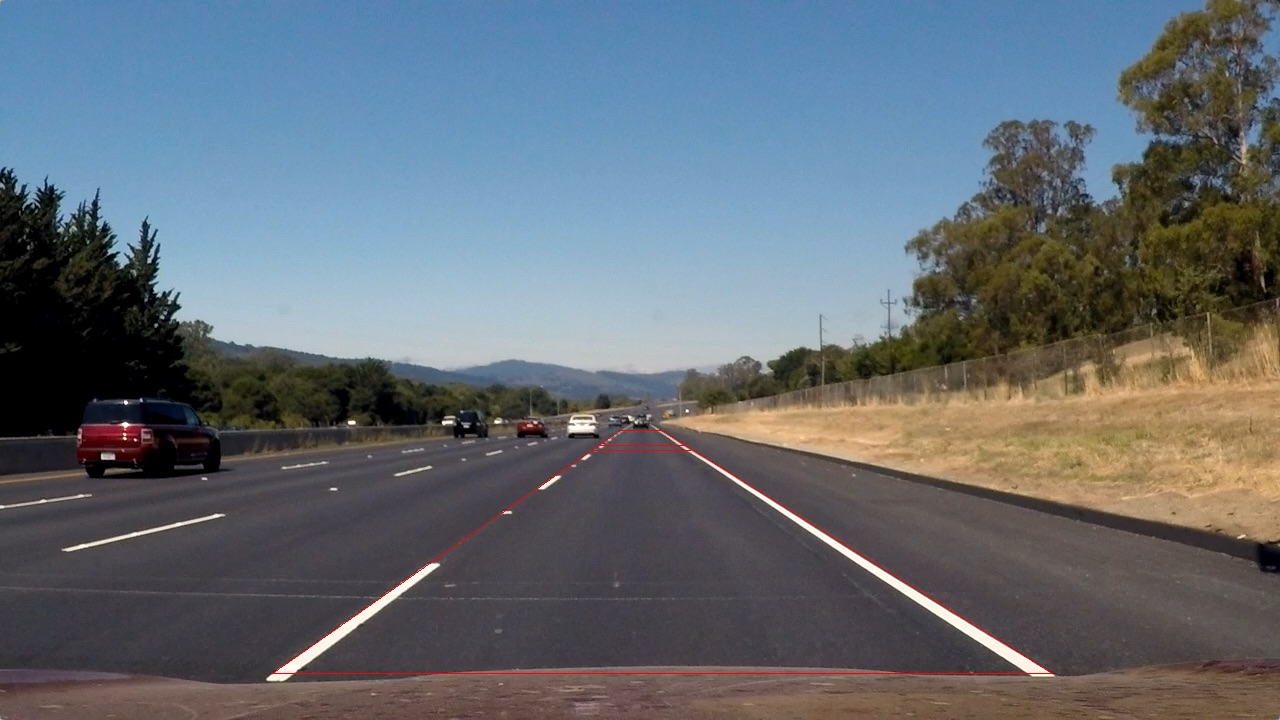
#> input picture test_images/straight_lines2_src.jpg, 1280 x 720 px
$ python -i lane_detection.py   (imports and definitions only)   (older library calls are emulated)
#> lines starting #> are read from the running program, lines starting #| are printed output that depends on the picture
# lane detection pipeline video
import numpy as np
import cv2
import matplotlib.pyplot as plt
import matplotlib.image as mpimg
import pickle
# convert float image to uint8 image
from skimage import img_as_ubyte
from pp_transform import corners_unwarp


# [5 lines left out: function evalPoly, not called in this run]

def thresholdIMG(img, sx_thresh=(40, 255), l_thresh = (220, 255), b_thresh = (155,255)):
    """
    Thresholding original image with 3 different criteria
    """
#> called with sx_thresh = (40, 255), l_thresh = (220, 255), b_thresh = (155, 255)
    # Convert to HLS color space and use the L channel
    hls = cv2.cvtColor(img, cv2.COLOR_RGB2HLS).astype(np.float)
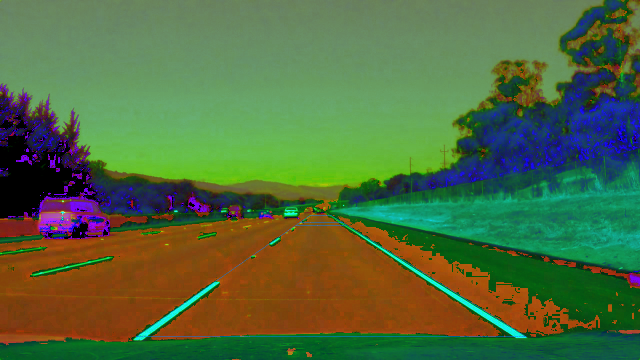
#> hls: shape (720, 1280, 3) float64 (shown at 1/2 size); mean R, G, B 81.5, 107, 62.6
    l_channel = hls[:,:,1]
    l_binary = np.zeros_like(l_channel)
    l_binary[(l_channel>=l_thresh[0])&(l_channel<=l_thresh[1])] = 1
    # calculate gradient in x direction
    sobelx = cv2.Sobel(l_channel, cv2.CV_64F, 1, 0)
    abs_sobelx = np.absolute(sobelx)
    scaled_sobel = np.uint8(255*abs_sobelx/np.max(abs_sobelx))
    sxbinary = np.zeros_like(scaled_sobel)
    sxbinary[(scaled_sobel >= sx_thresh[0]) & (scaled_sobel <= sx_thresh[1])] = 1
    # Convert to LAB color space, and use the B channel
    lab = cv2.cvtColor(img, cv2.COLOR_RGB2LAB).astype(np.float)
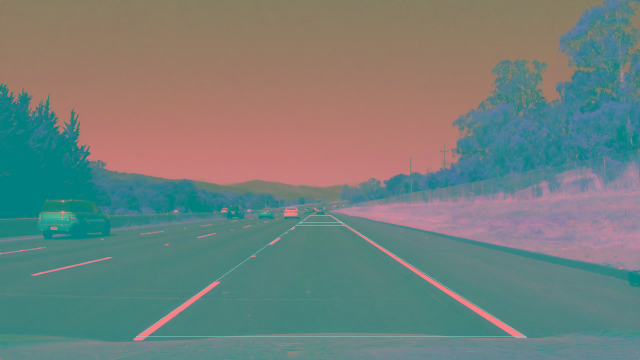
#> lab: shape (720, 1280, 3) float64 (shown at 1/2 size); mean R, G, B 113.9, 128.4, 123.8
    b_channel = lab[:,:,2]
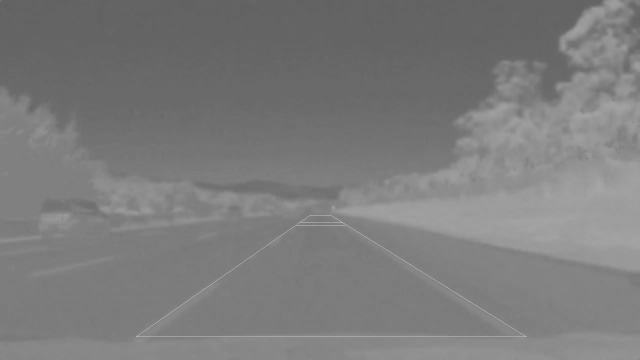
#> b_channel: shape (720, 1280) float64 (shown at 1/2 size); min 96, max 195, mean 123.8
    b_binary = np.zeros_like(b_channel)
    b_binary[(b_channel>=b_thresh[0])&(b_channel<=b_thresh[1])] = 1
    # combine detection binaries
    img_out = np.dstack(( sxbinary, l_binary, b_binary))
    return img_out


# [132 lines left out: functions findLanes, visualLane, not called in this run]


# [46 lines not run here, left out]

>>> import cv2
>>> picture = cv2.cvtColor(cv2.imread('test_images/straight_lines2_src.jpg'), cv2.COLOR_BGR2RGB)
>>> result = thresholdIMG(picture)
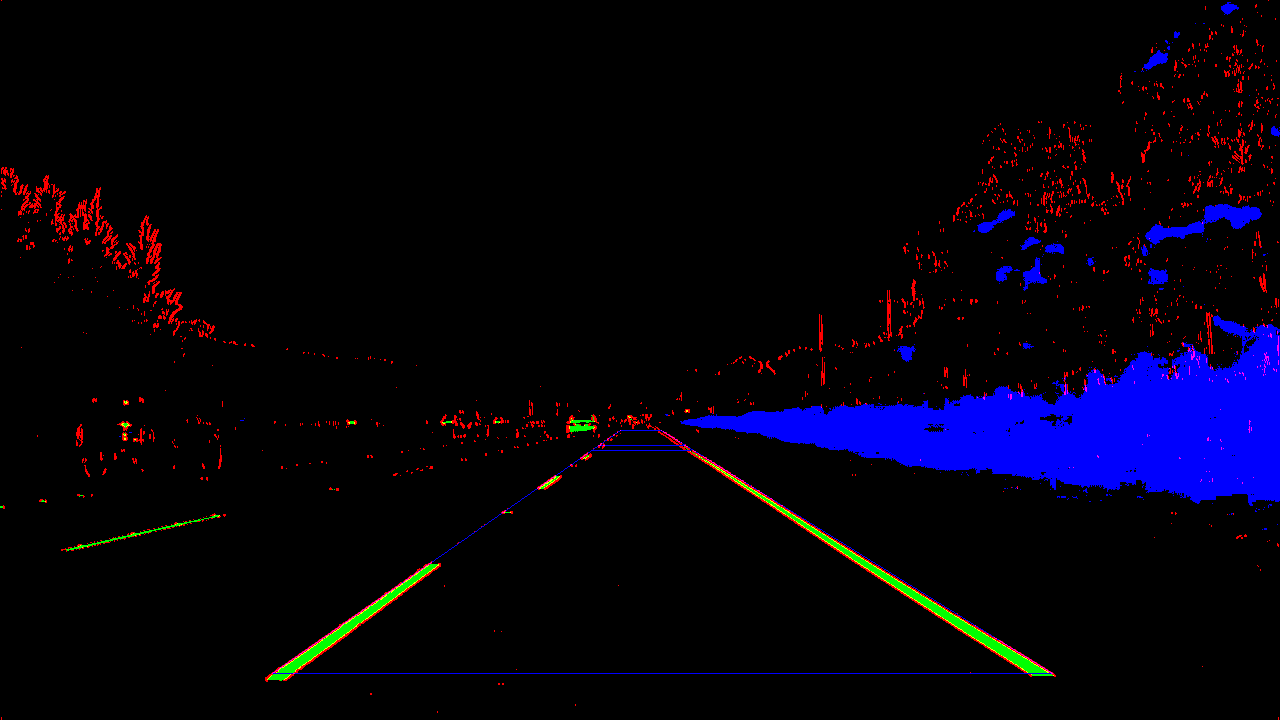
#> result: shape (720, 1280, 3) float64; mean R, G, B 0.0157, 0.00562, 0.0576

$ run again, on test_images/p3.png
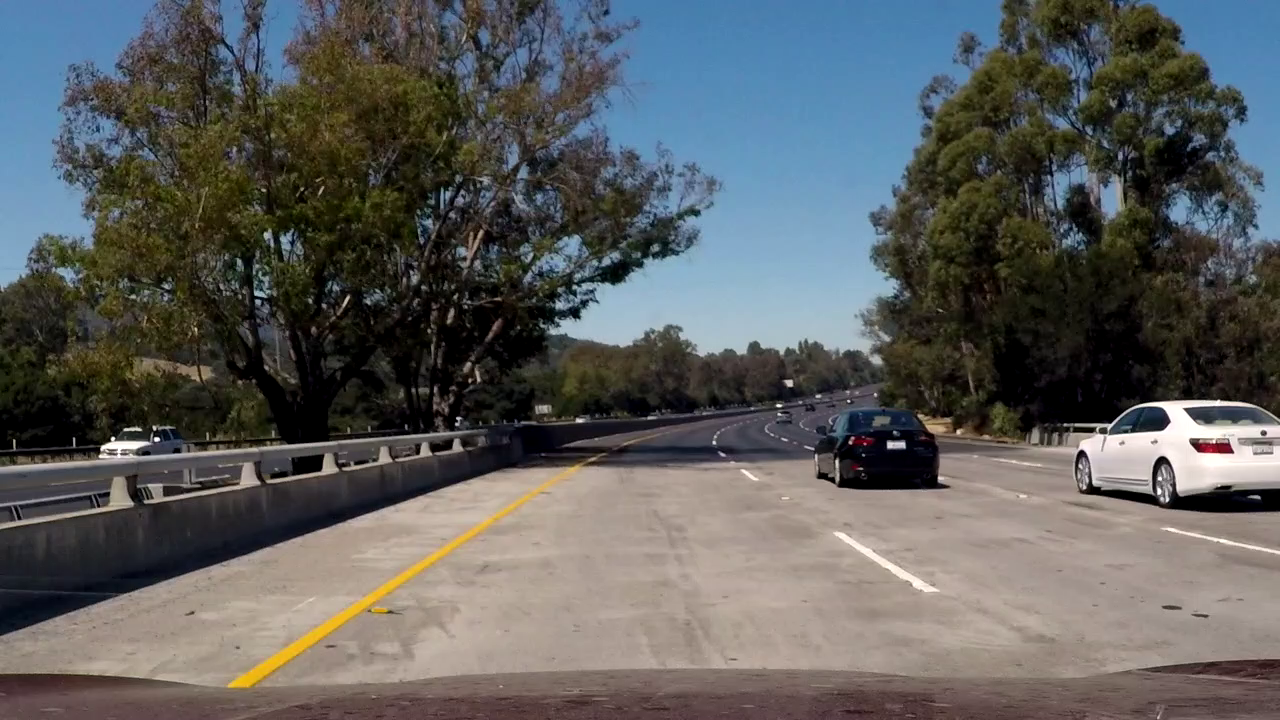
#> input picture test_images/p3.png, 1280 x 720 px
#> in thresholdIMG, `b_channel = lab[:,:,2]`:
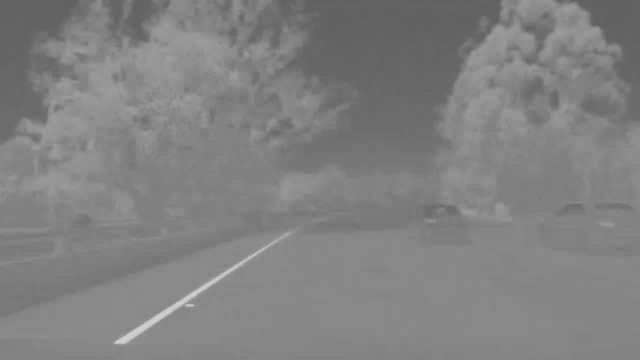
#> b_channel: shape (720, 1280) float64 (shown at 1/2 size); min 93, max 209, mean 128.6
#> `result = thresholdIMG(picture)`:
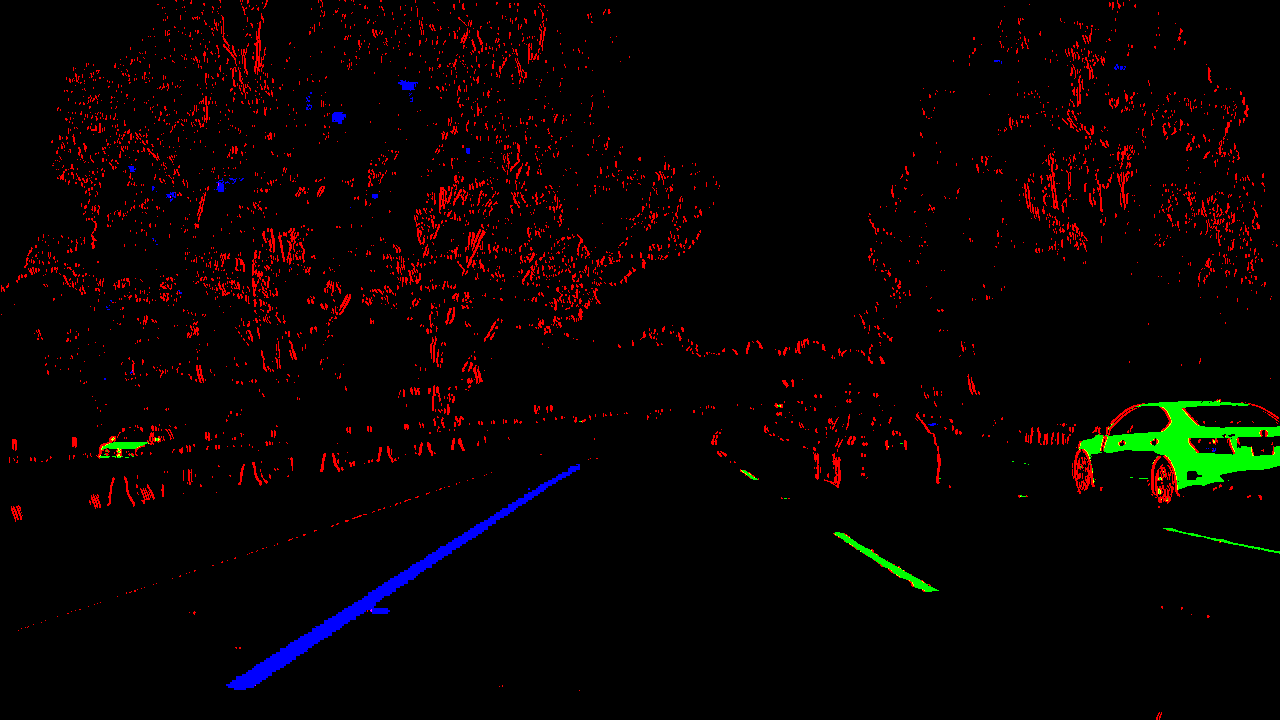
#> result: shape (720, 1280, 3) float64; mean R, G, B 0.0307, 0.0086, 0.0058

$ run again, on test_images/straight_lines1_src.jpg
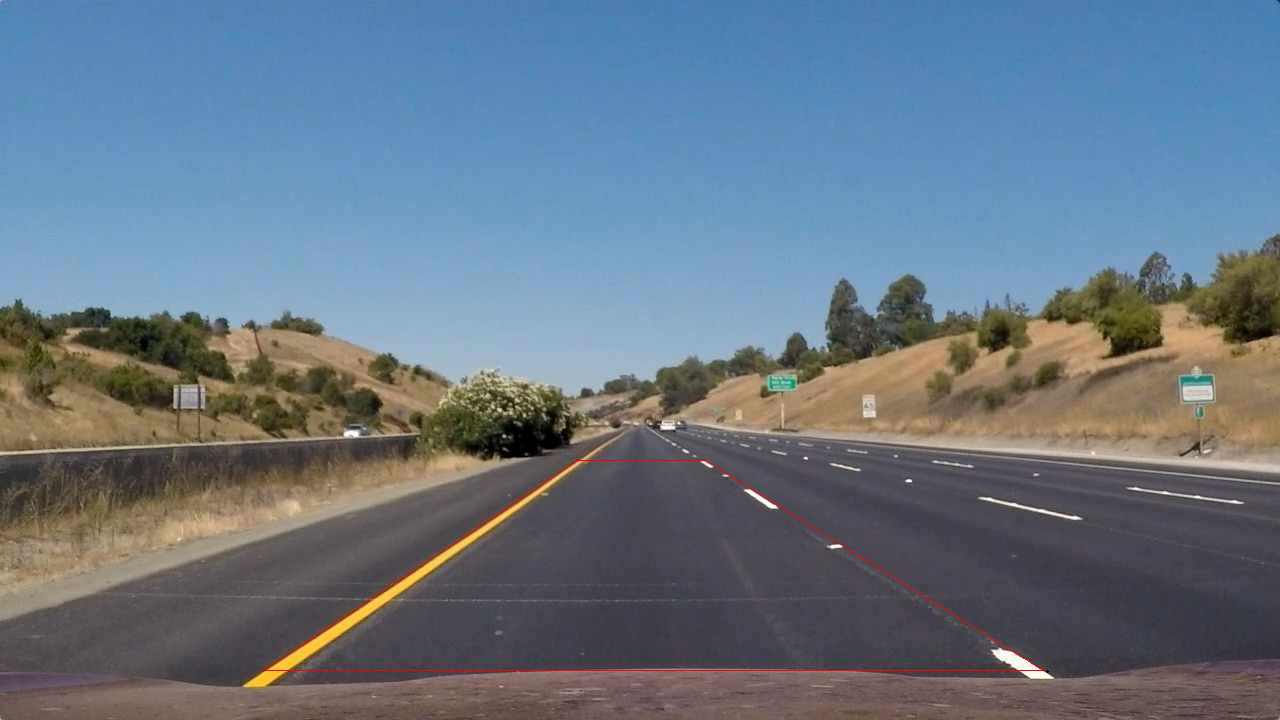
#> input picture test_images/straight_lines1_src.jpg, 1280 x 720 px
#> in thresholdIMG, `b_channel = lab[:,:,2]`:
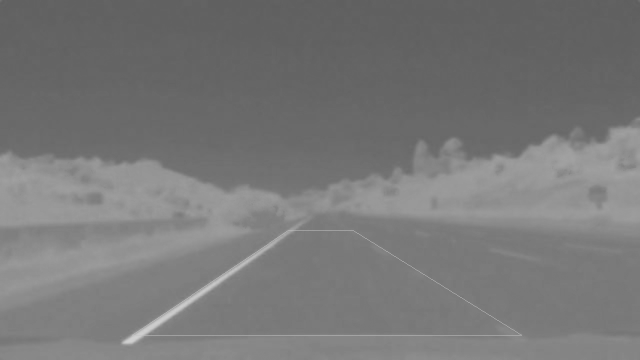
#> b_channel: shape (720, 1280) float64 (shown at 1/2 size); min 93, max 209, mean 119.9
#> `result = thresholdIMG(picture)`:
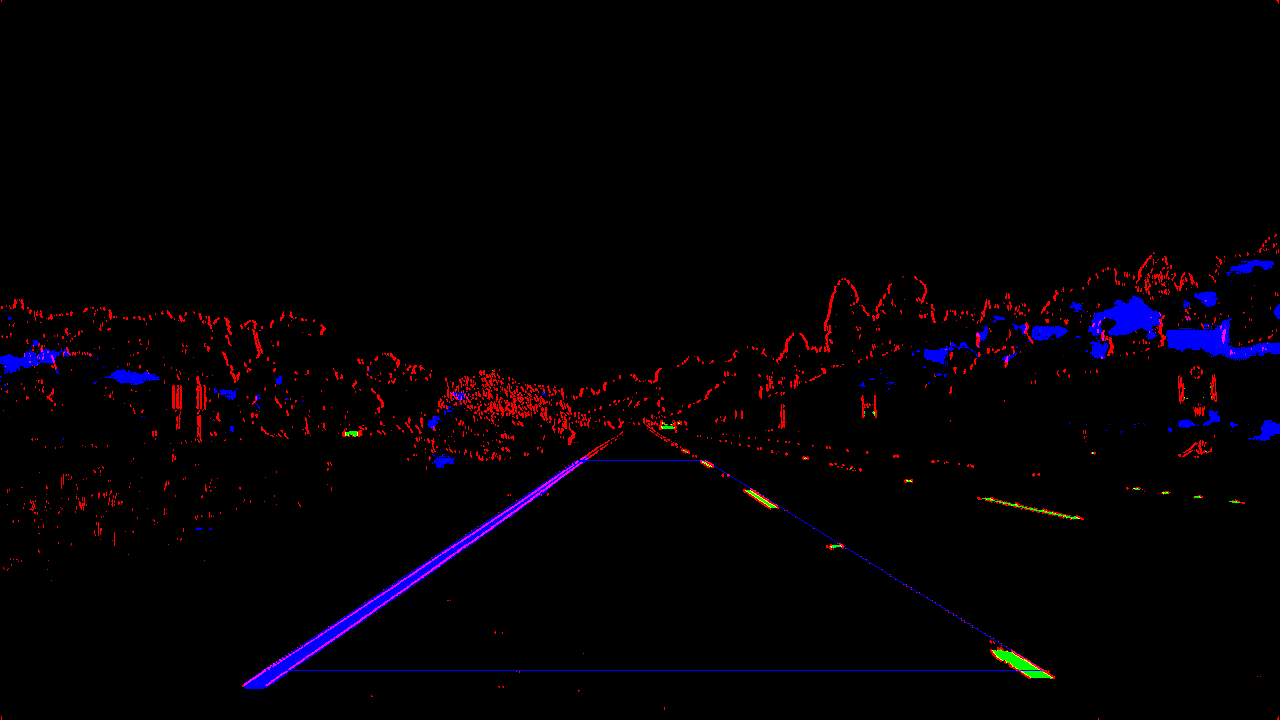
#> result: shape (720, 1280, 3) float64; mean R, G, B 0.0151, 0.00122, 0.016
